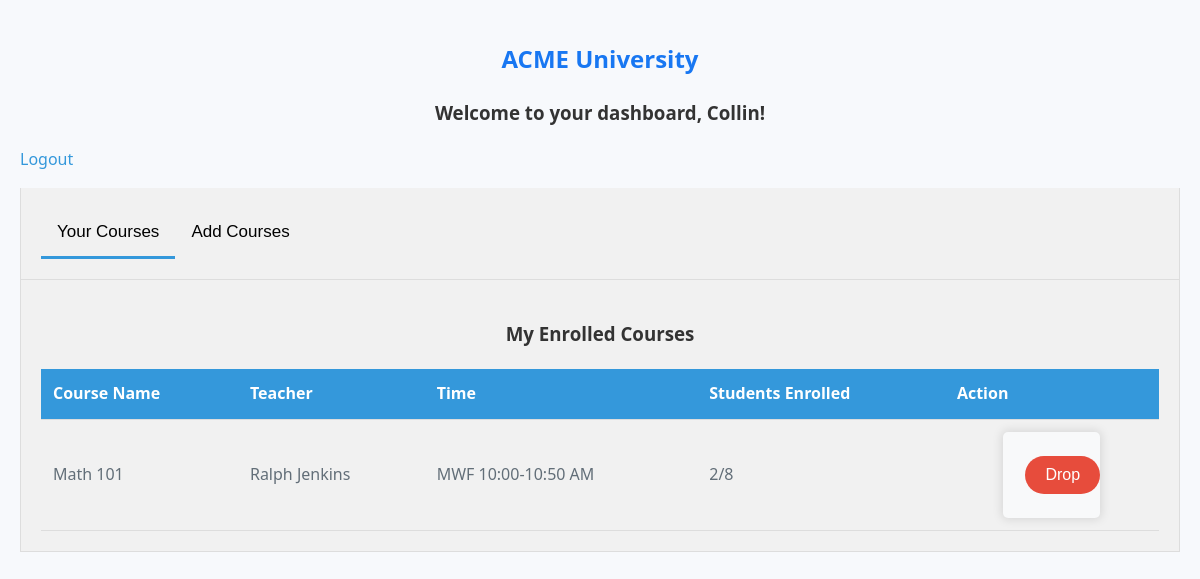
The page /dashboard (signed in) on the database its author committed.
### main.py (models this page shows)
class User(UserMixin, db.Model):
  id = db.Column(db.Integer, primary_key=True)
  username = db.Column(db.String(30), unique=True)
  password = db.Column(db.String(30))
  is_admin = db.Column(db.Boolean, default=False)

class Course(db.Model):
    id = db.Column(db.Integer, primary_key=True)
    name = db.Column(db.String(100), nullable=False)
    teacher = db.Column(db.String(100), nullable=False)
    time = db.Column(db.String(50), nullable=False)
    capacity = db.Column(db.Integer, nullable=False)
    students = db.relationship('User', secondary=user_courses, backref=db.backref('courses', lazy='dynamic'))

### main.py (the view)
@app.route('/dashboard')
@login_required
def dashboard():
    if current_user.is_admin:
        return redirect(url_for('admin.index'))
    all_courses = Course.query.all()
    available_courses_info = [{
        'id': course.id,
        'name': course.name,
        'teacher': course.teacher,
        'time': course.time,
        'student_count': len(course.students),
        'capacity': course.capacity
    } for course in all_courses if course not in current_user.courses]
    enrolled_courses_info = [{
        'id': course.id,
        'name': course.name,
        'teacher': course.teacher,
        'time': course.time,
        'student_count': len(course.students),
        'capacity': course.capacity
    } for course in current_user.courses]
    return render_template('dashboard.html', user=current_user,
                           available_courses=available_courses_info,
                           courses_info=enrolled_courses_info)

### main.py (called while the page is built)
@login_manager.user_loader
def load_user(user_id):
  return User.query.get(int(user_id))

### templates/dashboard.html (shortened to what this page needs)
<!DOCTYPE html>
<html lang="en">
<head>
  <link rel="stylesheet" href="/static/style.css">
</head>
<body>
  <h2>ACME University</h2>
  <h3>Welcome to your dashboard, {{ user.username }}!</h3>
  <p><a href="{{ url_for('logout') }}">Logout</a></p>
  <div class="tabs">
    <button class="tab-link" onclick="openTab(event, 'EnrolledCourses')" id="defaultOpen">Your Courses</button>
    <button class="tab-link" onclick="openTab(event, 'AddCourses')">Add Courses</button>
  </div>
<div id="EnrolledCourses" class="tab-content">
  <h3>My Enrolled Courses</h3>
  {% if courses_info %}
  <table>
    <thead>
      <tr>
        <th>Course Name</th>
        <th>Teacher</th>
        <th>Time</th>
        <th>Students Enrolled</th>
        <th>Action</th>
      </tr>
    </thead>
    <tbody>
      {% for course in courses_info %}
      <tr>
        <td>{{ course['name'] }}</td>
        <td>
          {% if course['teacher'] == 'ahepworth' %}
            Ammon Hepworth
          {% elif course['teacher'] == 'swalker' %}
            Susan Walker
          {% elif course['teacher'] == 'rjenkins' %}
            Ralph Jenkins
          {% else %}
            {{ course['teacher'] }}
          {% endif %}
        </td>
        <td>{{ course['time'] }}</td>
        <td>{{ course['student_count'] }}/{{ course['capacity'] }}</td>
        <td>
          <form action="{{ url_for('drop_course', course_id=course['id']) }}" method="post">
            <button type="submit" class="drop-button">Drop</button>
          </form>
        </td>
      </tr>
      {% endfor %}
    </tbody>
  </table>
  {% else %}
  <p>You are not enrolled in any courses.</p>
  {% endif %}
</div>
</body>
</html>

### static/style.css (style rules this page uses)
body { background-color: #f7f9fc; font-family: "Segoe UI", "Roboto", sans-serif; color: #626e78; line-height: 1.6; padding: 20px; margin: 0; }
h2 { color: #1877f2; text-align: center; }
h3 { color: #333; text-align: center; }
a { color: #3498db; text-decoration: none; }
.tabs, .tab-content { overflow: hidden; background-color: #f1f1f1; padding: 20px; border: 1px solid #ddd; border-top: none; }
.tab-link { background-color: inherit; float: left; border: none; outline: none; cursor: pointer; padding: 14px 16px; transition: 0.3s; font-size: 17px; border-bottom: 3px solid transparent; }
.tab-link:hover, .tab-link.active { border-bottom: 3px solid #3498db; }
table { width: 100%; border-collapse: collapse; margin-top: 20px; }
th, td { text-align: left; padding: 12px; border-bottom: 1px solid #ddd; }
th { background-color: #3498db; color: white; }
.add-button, .drop-button { border: none; color: white; padding: 10px 20px; text-align: center; text-decoration: none; display: inline-block; font-size: 16px; margin: 4px 2px; transition: 0.4s; cursor: pointer; border-radius: 50px; }
.drop-button { background-color: #e74c3c; }
form { background-color: #f8f9fa; padding: 20px; border-radius: 5px; width: 30%; margin: 0 auto; box-shadow: 0px 0px 10px 2px rgba(0, 0, 0, 0.1); }

### rows shown on the page
User: username "Collin"
Course: name "Math 101", teacher "Ralph Jenkins", time "MWF 10:00-10:50 AM", student_count "2", capacity "8"
